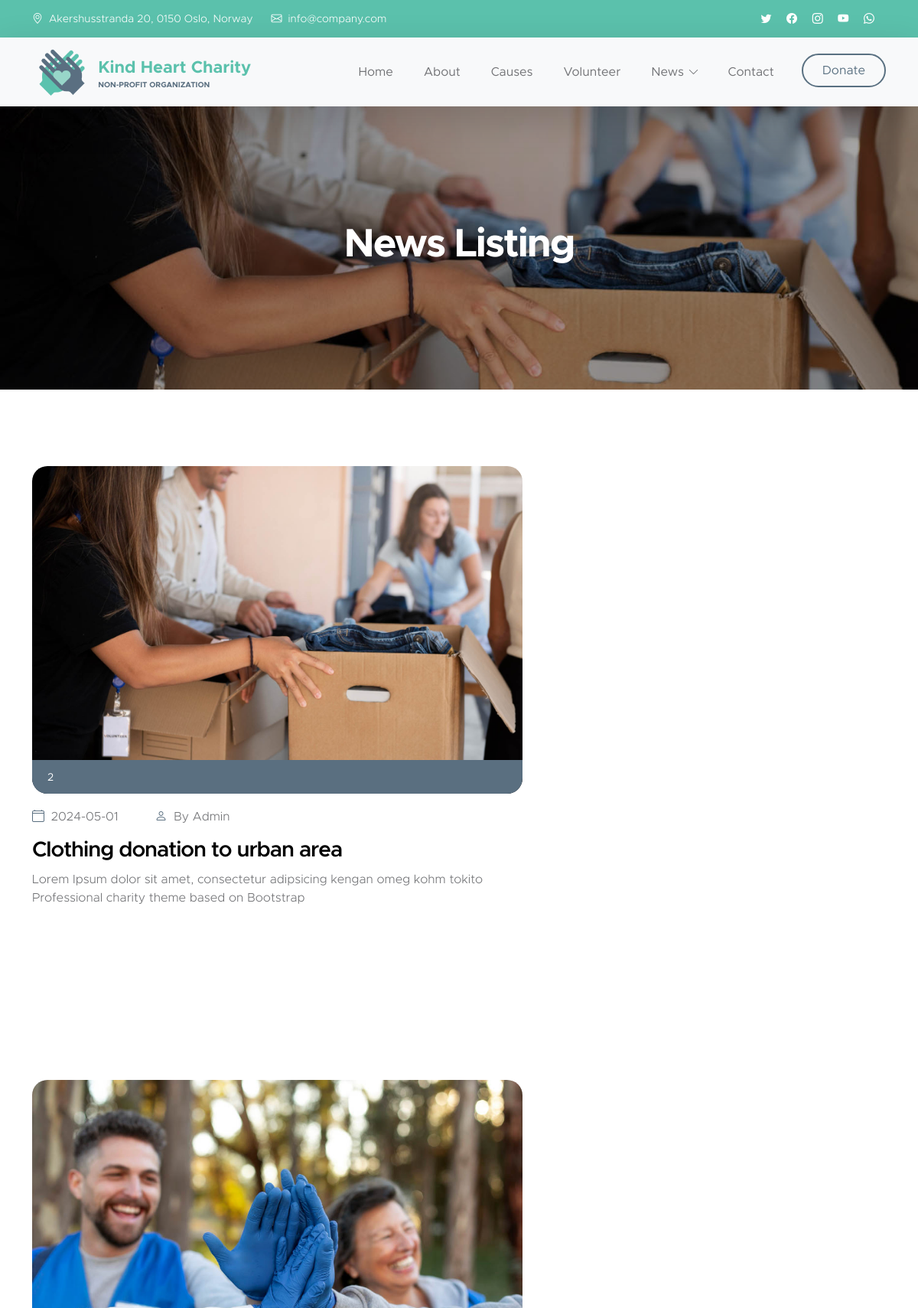
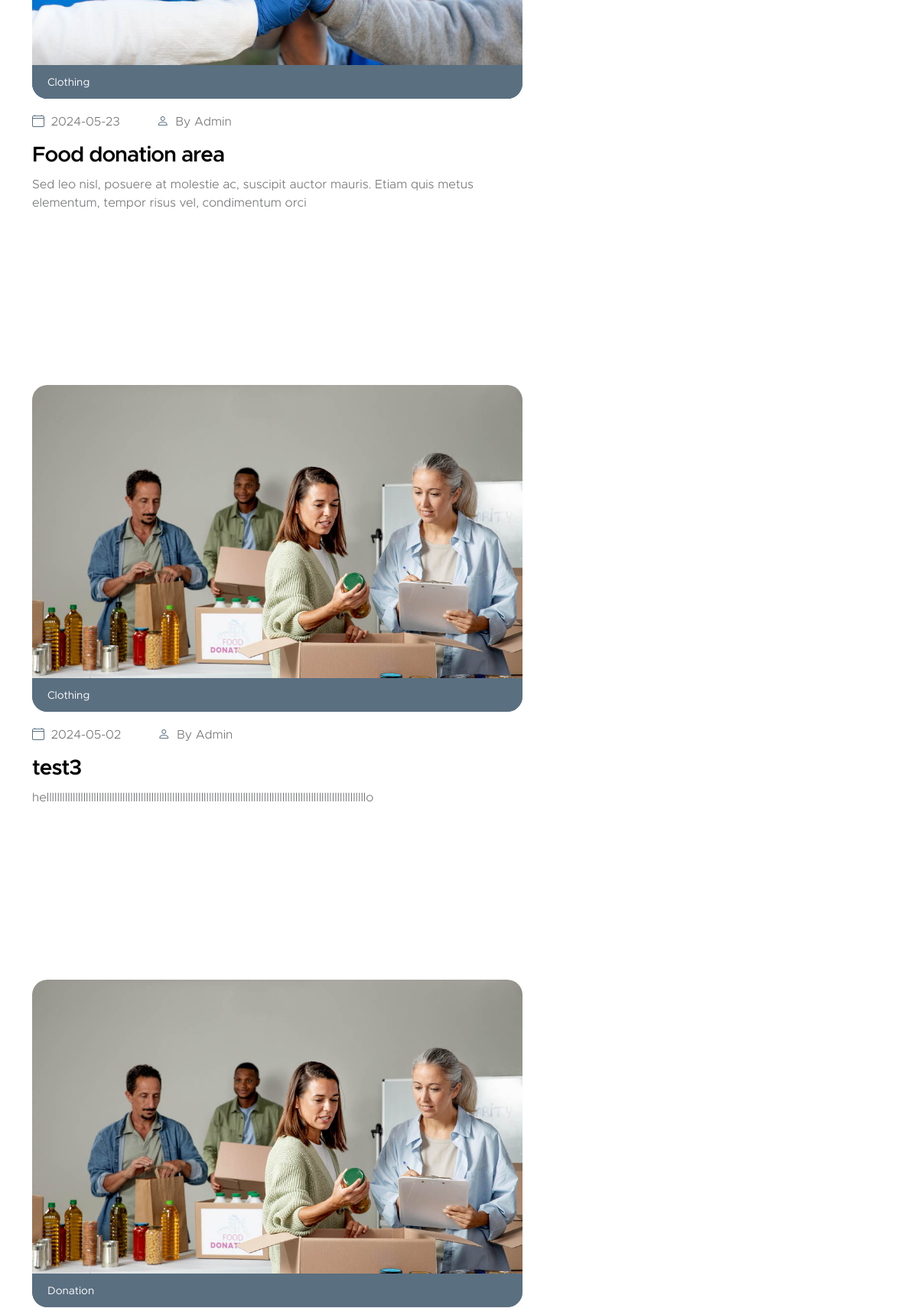
The page /Views/User/news.php (upper part) on the database its author committed (2 pictures, top to bottom).
### tables this page shows
CREATE TABLE `news` (
  `id` int(11) NOT NULL,
  `categories` varchar(50) NOT NULL,
  `date` date NOT NULL,
  `title` varchar(225) NOT NULL,
  `newsDesc` text NOT NULL,
  `img` blob NOT NULL
);

### Controllers/NewsControllers.php (called while the page is built, shortened)
<?php
require_once '../../Controllers/DBController.php';
require_once '../../Models/news.php';
class NewsControllers
{
    protected $db;
    public function __construct()
    {
        $this->db = new DBController();
    }
    public function getNews()
    {
        if ($this->db->openConnection())
        {
            $query = "SELECT * FROM news";
            $result = $this->db->select($query);
            $this->db->closeConnection();
            return $result;
        }
        else
        {
            echo "Error in database connection";
            return false;
        }
    }
}
?>

### Controllers/DBController.php (called while the page is built, shortened)
<?php
class DBController
{
    private $dbHost = "localhost";
    private $dbUser = "root";
    private $dbPassword = "";
    private $dbName = "charity";
    private $connection;
    public function openConnection()
    {
        $this->connection = new mysqli($this->dbHost, $this->dbUser, $this->dbPassword, $this->dbName);
        if ($this->connection->connect_error)
        {
            echo "Error in connection: " . $this->connection->connect_error;
            return false;
        }
        else
        {
            return true;
        }
    }
    public function select($qry, $params = array())
    {
        $stmt = $this->connection->prepare($qry);
        $result = $stmt->execute();
        $result = $stmt->get_result();
        $data = $result->fetch_all(MYSQLI_ASSOC);
        return $data;
    }
}
?>

### Views/User/news.php (the view, shortened to what this page needs)
<?php
require_once '../../Controllers/NewsControllers.php';
$NewsControllers = new NewsControllers;
$news = $NewsControllers->getNews();
?>
<!doctype html>
<html lang="en">
    <head>
        <link href="css/bootstrap.min.css" rel="stylesheet">
        <link href="css/bootstrap-icons.css" rel="stylesheet">
        <link href="css/templatemo-kind-heart-charity.css" rel="stylesheet">
    </head>
    <body>
        <header class="site-header">
            <div class="container">
                <div class="row">
                    <div class="col-lg-8 col-12 d-flex flex-wrap">
                        <p class="d-flex me-4 mb-0">
                            <i class="bi-geo-alt me-2"></i>
                            Akershusstranda 20, 0150 Oslo, Norway
                        </p>
                        <p class="d-flex mb-0">
                            <i class="bi-envelope me-2"></i>
                            <a href="mailto:info@company.com">
                                info@company.com
                            </a>
                        </p>
                    </div>
                    <div class="col-lg-3 col-12 ms-auto d-lg-block d-none">
                        <ul class="social-icon">
                            <li class="social-icon-item">
                                <a href="#" class="social-icon-link bi-twitter"></a>
                            </li>
                            <li class="social-icon-item">
                                <a href="#" class="social-icon-link bi-facebook"></a>
                            </li>
                            <li class="social-icon-item">
                                <a href="#" class="social-icon-link bi-instagram"></a>
                            </li>
                            <li class="social-icon-item">
                                <a href="#" class="social-icon-link bi-youtube"></a>
                            </li>
                            <li class="social-icon-item">
                                <a href="#" class="social-icon-link bi-whatsapp"></a>
                            </li>
                        </ul>
                    </div>
                </div>
            </div>
        </header>
        <nav class="navbar navbar-expand-lg bg-light shadow-lg">
            <div class="container">
                <a class="navbar-brand" href="index.php">
                    <img src="images/logo.png" class="logo img-fluid" alt="">
                    <span>
                        Kind Heart Charity
                        <small>Non-profit Organization</small>
                    </span>
                </a>
                <div class="collapse navbar-collapse" id="navbarNav">
                    <ul class="navbar-nav ms-auto">
                        <li class="nav-item">
                            <a class="nav-link smoothscroll" href="index.php#section_1">Home</a>
                        </li>
                        <li class="nav-item">
                            <a class="nav-link smoothscroll" href="index.php#section_2">About</a>
                        </li>
                        <li class="nav-item">
                            <a class="nav-link smoothscroll" href="index.php#section_3">Causes</a>
                        </li>
                        <li class="nav-item">
                            <a class="nav-link smoothscroll" href="index.php#section_4">Volunteer</a>
                        </li>
                        <li class="nav-item dropdown">
                            <a class="nav-link click-scroll dropdown-toggle" href="index.php#section_5" id="navbarLightDropdownMenuLink" role="button" data-bs-toggle="dropdown" aria-expanded="false">News</a>
                        </li>
                        <li class="nav-item">
                            <a class="nav-link smoothscroll" href="index.php#section_6">Contact</a>
                        </li>
                        <li class="nav-item ms-3">
                            <a class="nav-link custom-btn custom-border-btn btn" href="donate.php">Donate</a>
                        </li>
                    </ul>
                </div>
            </div>
        </nav>
        <main>
            <section class="news-detail-header-section text-center">
                <div class="section-overlay"></div>
                <div class="container">
                    <div class="row">
                        <div class="col-lg-12 col-12">
                            <h1 class="text-white">News Listing</h1>
                        </div>
                    </div>
                </div>
            </section>
    <div class="center-content">
        <?php
            if (count($news) == 0)
            {
                echo "no available news";
            }
            else
            {
                foreach($news as $new)
                { ?>
                <section class="news-section section-padding">
                    <div class="container ">
                        <div class="row ">
                            <div class="col-lg-7 col-12">
                                <div class="news-block">
                                    <div class="news-block-top">
                                        <a href="news-detail.php">
                                            <img src="<?php echo $new["img"]?>" class="news-image img-fluid" alt="">
                                        </a>
                                        <div class="news-category-block">
                                            <a href="#" class="category-block-link">
                                                <?php echo $new["categories"] ?>
                                            </a>
                                        </div>
                                    </div>
                                    <div class="news-block-info">
                                        <div class="d-flex mt-2">
                                            <div class="news-block-date">
                                                <p>
                                                    <i class="bi-calendar4 custom-icon me-1"></i>
                                                    <?php echo $new["date"] ?>
                                                </p>
                                            </div>
                                            <div class="news-block-author mx-5">
                                                <p>
                                                    <i class="bi-person custom-icon me-1"></i>
                                                    By Admin
                                                </p>
                                            </div>
                                        </div>
                                        <div class="news-block-title mb-2">
                                            <h4><a href="news-detail.php" class="news-block-title-link"><?php echo $new["title"] ?></a></h4>
                                        </div>
                                        <div class="news-block-body">
                                            <p><?php echo $new["newsDesc"] ?></p>
                                        </div>
                                    </div>
                                </div>
                            </div>
                        </div>
                    </div>
                </section>
            <?php
                }
            }
        ?>
    </div>
        </main>
    </body>
</html>

### rows shown on the page
news: img (picture), categories "2", date "2024-05-01", title "Clothing donation to urban area", newsDesc "Lorem Ipsum dolor sit amet, consectetur adipsicing kengan omeg kohm tokito Professional charity theme based on Bootstrap"
news: img (picture), categories "Clothing", date "2024-05-23", title "Food donation area", newsDesc "Sed leo nisl, posuere at molestie ac, suscipit auctor mauris. Etiam quis metus elementum, tempor risus vel, condimentum orci"
news: img (picture), categories "Clothing", date "2024-05-02", title "test3", newsDesc "hellllllllllllllllllllllllllllllllllllllllllllllllllllllllllllllllllllllllllllllllllllllllllllllllllllllllllllllllllllllllllo"
news: img (picture), categories "Donation"
